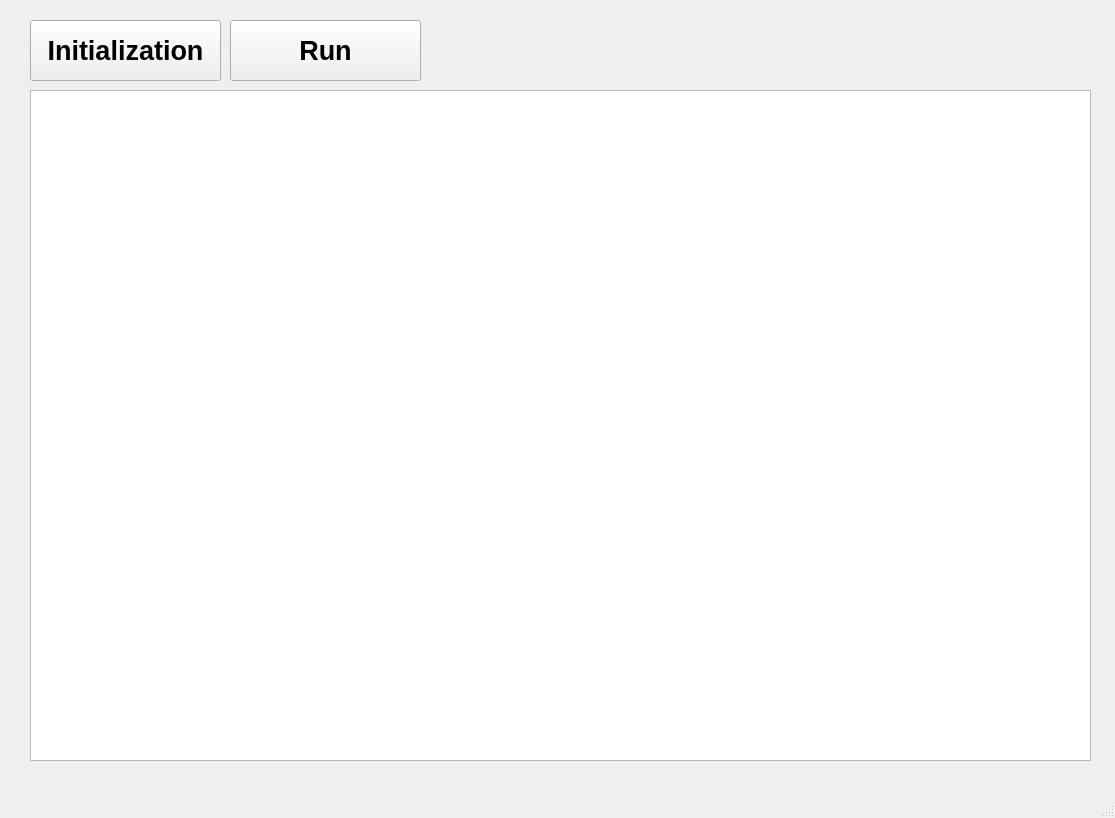
<?xml version="1.0" encoding="UTF-8"?>
<ui version="4.0">
 <class>mainWindow</class>
 <widget class="QMainWindow" name="mainWindow">
  <property name="geometry">
   <rect>
    <x>0</x>
    <y>0</y>
    <width>1115</width>
    <height>818</height>
   </rect>
  </property>
  <property name="windowTitle">
   <string>Southchip - 10k Test GUI</string>
  </property>
  <widget class="QWidget" name="centralwidget">
   <widget class="QPushButton" name="btn_init">
    <property name="geometry">
     <rect>
      <x>30</x>
      <y>20</y>
      <width>191</width>
      <height>61</height>
     </rect>
    </property>
    <property name="font">
     <font>
      <family>Arial</family>
      <pointsize>20</pointsize>
      <weight>75</weight>
      <bold>true</bold>
     </font>
    </property>
    <property name="text">
     <string>Initialization</string>
    </property>
   </widget>
   <widget class="QTextEdit" name="txt_log">
    <property name="geometry">
     <rect>
      <x>30</x>
      <y>90</y>
      <width>1061</width>
      <height>671</height>
     </rect>
    </property>
   </widget>
   <widget class="QPushButton" name="btn_run">
    <property name="geometry">
     <rect>
      <x>230</x>
      <y>20</y>
      <width>191</width>
      <height>61</height>
     </rect>
    </property>
    <property name="font">
     <font>
      <family>Arial</family>
      <pointsize>20</pointsize>
      <weight>75</weight>
      <bold>true</bold>
     </font>
    </property>
    <property name="text">
     <string>Run</string>
    </property>
   </widget>
  </widget>
  <widget class="QMenuBar" name="menubar">
   <property name="geometry">
    <rect>
     <x>0</x>
     <y>0</y>
     <width>1115</width>
     <height>22</height>
    </rect>
   </property>
  </widget>
  <widget class="QStatusBar" name="statusbar"/>
 </widget>
 <resources/>
 <connections/>
</ui>
